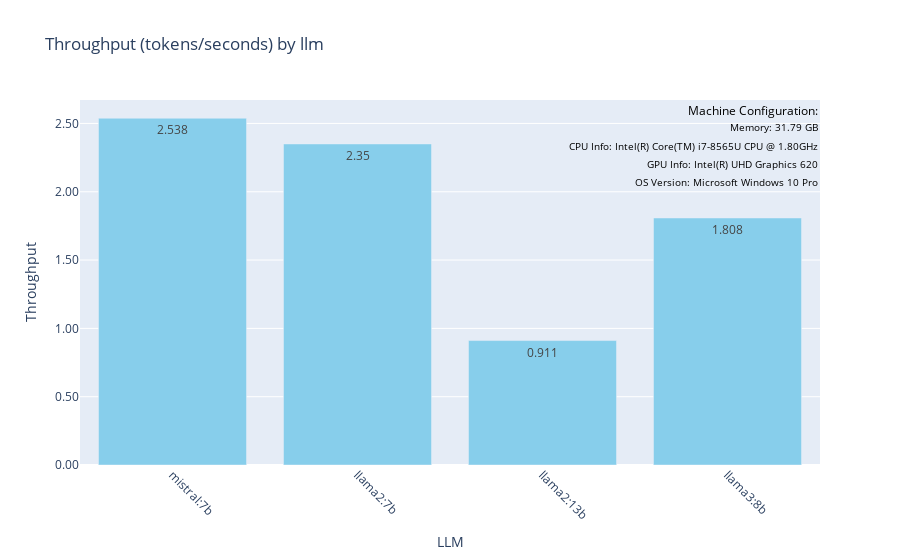

Notebook code for this chart:
### Markdown cell above
# Visualize The Result
## LLMs Throughput chart

### Code cell
import pandas as pd
import plotly.graph_objects as go

df = pd.read_csv('results/llms_throughput.csv')

fig = go.Figure(data=[go.Bar(
    x=df['llm'],
    y=df['throughput'],
    text=df['throughput'],
    textposition='auto',
    marker=dict(color='skyblue')
)])

fig.update_layout(
    title='Throughput (tokens/seconds) by llm',
    xaxis_title='LLM',
    yaxis_title='Throughput',
    xaxis=dict(tickangle=45),
    yaxis=dict(tickformat=".2f"),
    annotations=[
        dict(
            x=1,
            y=1,
            xref='paper',
            yref='paper',
            text='Machine Configuration:',
            showarrow=False,
            font=dict(
                size=12,
                color='black'
            )
        ),
        dict(
            x=1,
            y=0.95,
            xref='paper',
            yref='paper',
            text='Memory: 31.79 GB',
            showarrow=False,
            font=dict(
                size=10,
                color='black'
            )
        ),
        dict(
            x=1,
            y=0.90,
            xref='paper',
            yref='paper',
            text='CPU Info: Intel(R) Core(TM) i7-8565U CPU @ 1.80GHz',
            showarrow=False,
            font=dict(
                size=10,
                color='black'
            )
        ),
        dict(
            x=1,
            y=0.85,
            xref='paper',
            yref='paper',
            text='GPU Info: Intel(R) UHD Graphics 620',
            showarrow=False,
            font=dict(
                size=10,
                color='black'
            )
        ),
        dict(
            x=1,
            y=0.80,
            xref='paper',
            yref='paper',
            text='OS Version: Microsoft Windows 10 Pro',
            showarrow=False,
            font=dict(
                size=10,
                color='black'
            )
        )
    ]
)

fig.show()

### Figure 1 — Plotly figure (JSON) as saved in the notebook; plotly's stock layout.template omitted (floating-point values rounded to 4 significant figures)
{"data": [{"marker": {"color": "skyblue"}, "text": [2.538, 2.35, 0.911, 1.808], "textposition": "auto", "type": "bar", "x": ["mistral:7b", "llama2:7b", "llama2:13b", "llama3:8b"], "y": [2.538, 2.35, 0.911, 1.808]}], "layout": {"annotations": [{"font": {"color": "black", "size": 12}, "showarrow": false, "text": "Machine Configuration:", "x": 1, "xref": "paper", "y": 1, "yref": "paper"}, {"font": {"color": "black", "size": 10}, "showarrow": false, "text": "Memory: 31.79 GB", "x": 1, "xref": "paper", "y": 0.95, "yref": "paper"}, {"font": {"color": "black", "size": 10}, "showarrow": false, "text": "CPU Info: Intel(R) Core(TM) i7-8565U CPU @ 1.80GHz", "x": 1, "xref": "paper", "y": 0.9, "yref": "paper"}, {"font": {"color": "black", "size": 10}, "showarrow": false, "text": "GPU Info: Intel(R) UHD Graphics 620", "x": 1, "xref": "paper", "y": 0.85, "yref": "paper"}, {"font": {"color": "black", "size": 10}, "showarrow": false, "text": "OS Version: Microsoft Windows 10 Pro", "x": 1, "xref": "paper", "y": 0.8, "yref": "paper"}], "title": {"text": "Throughput (tokens/seconds) by llm"}, "xaxis": {"tickangle": 45, "title": {"text": "LLM"}}, "yaxis": {"tickformat": ".2f", "title": {"text": "Throughput"}}}}
